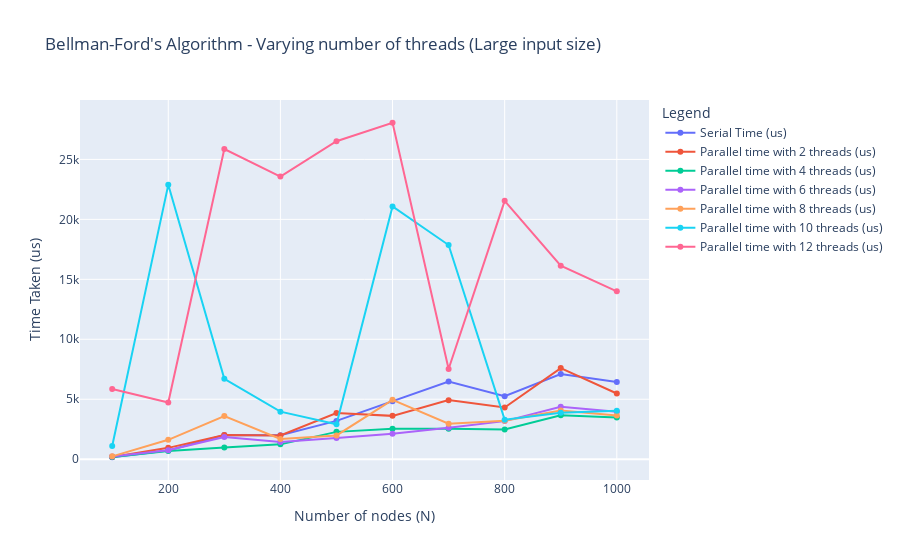

The code cell stored with this chart in its notebook:
### Code cell
bellman_ford_fig = plot_graph("bellman_ford_time.csv", "Bellman-Ford's Algorithm", True)
bellman_ford_fig.show()

### Figure 1 — Plotly figure (JSON) as saved in the notebook; plotly's stock layout.template omitted (floating-point values rounded to 4 significant figures)
{"data": [{"hovertemplate": "Legend=Serial Time (us)<br>Number of nodes (N)=%{x}<br>Time Taken (us)=%{y}<extra></extra>", "legendgroup": "Serial Time (us)", "line": {"color": "#636efa", "dash": "solid"}, "marker": {"symbol": "circle"}, "mode": "markers+lines", "name": "Serial Time (us)", "orientation": "v", "showlegend": true, "type": "scatter", "x": [100, 200, 300, 400, 500, 600, 700, 800, 900, 1000], "xaxis": "x", "y": [162, 727, 2010, 1993, 3194, 4830, 6482, 5259, 7096, 6444], "yaxis": "y"}, {"hovertemplate": "Legend=Parallel time with 2 threads (us)<br>Number of nodes (N)=%{x}<br>Time Taken (us)=%{y}<extra></extra>", "legendgroup": "Parallel time with 2 threads (us)", "line": {"color": "#EF553B", "dash": "solid"}, "marker": {"symbol": "circle"}, "mode": "markers+lines", "name": "Parallel time with 2 threads (us)", "orientation": "v", "showlegend": true, "type": "scatter", "x": [100, 200, 300, 400, 500, 600, 700, 800, 900, 1000], "xaxis": "x", "y": [190, 945, 2019, 1973, 3850, 3613, 4926, 4312, 7596, 5478], "yaxis": "y"}, {"hovertemplate": "Legend=Parallel time with 4 threads (us)<br>Number of nodes (N)=%{x}<br>Time Taken (us)=%{y}<extra></extra>", "legendgroup": "Parallel time with 4 threads (us)", "line": {"color": "#00cc96", "dash": "solid"}, "marker": {"symbol": "circle"}, "mode": "markers+lines", "name": "Parallel time with 4 threads (us)", "orientation": "v", "showlegend": true, "type": "scatter", "x": [100, 200, 300, 400, 500, 600, 700, 800, 900, 1000], "xaxis": "x", "y": [175, 690, 965, 1237, 2279, 2538, 2539, 2486, 3666, 3483], "yaxis": "y"}, {"hovertemplate": "Legend=Parallel time with 6 threads (us)<br>Number of nodes (N)=%{x}<br>Time Taken (us)=%{y}<extra></extra>", "legendgroup": "Parallel time with 6 threads (us)", "line": {"color": "#ab63fa", "dash": "solid"}, "marker": {"symbol": "circle"}, "mode": "markers+lines", "name": "Parallel time with 6 threads (us)", "orientation": "v", "showlegend": true, "type": "scatter", "x": [100, 200, 300, 400, 500, 600, 700, 800, 900, 1000], "xaxis": "x", "y": [232, 746, 1842, 1440, 1776, 2131, 2627, 3175, 4374, 3958], "yaxis": "y"}, {"hovertemplate": "Legend=Parallel time with 8 threads (us)<br>Number of nodes (N)=%{x}<br>Time Taken (us)=%{y}<extra></extra>", "legendgroup": "Parallel time with 8 threads (us)", "line": {"color": "#FFA15A", "dash": "solid"}, "marker": {"symbol": "circle"}, "mode": "markers+lines", "name": "Parallel time with 8 threads (us)", "orientation": "v", "showlegend": true, "type": "scatter", "x": [100, 200, 300, 400, 500, 600, 700, 800, 900, 1000], "xaxis": "x", "y": [237, 1615, 3593, 1681, 1982, 4951, 2961, 3216, 4054, 3649], "yaxis": "y"}, {"hovertemplate": "Legend=Parallel time with 10 threads (us)<br>Number of nodes (N)=%{x}<br>Time Taken (us)=%{y}<extra></extra>", "legendgroup": "Parallel time with 10 threads (us)", "line": {"color": "#19d3f3", "dash": "solid"}, "marker": {"symbol": "circle"}, "mode": "markers+lines", "name": "Parallel time with 10 threads (us)", "orientation": "v", "showlegend": true, "type": "scatter", "x": [100, 200, 300, 400, 500, 600, 700, 800, 900, 1000], "xaxis": "x", "y": [1105, 22880, 6707, 3965, 2909, 21077, 17862, 3299, 3882, 4038], "yaxis": "y"}, {"hovertemplate": "Legend=Parallel time with 12 threads (us)<br>Number of nodes (N)=%{x}<br>Time Taken (us)=%{y}<extra></extra>", "legendgroup": "Parallel time with 12 threads (us)", "line": {"color": "#FF6692", "dash": "solid"}, "marker": {"symbol": "circle"}, "mode": "markers+lines", "name": "Parallel time with 12 threads (us)", "orientation": "v", "showlegend": true, "type": "scatter", "x": [100, 200, 300, 400, 500, 600, 700, 800, 900, 1000], "xaxis": "x", "y": [5858, 4735, 25867, 23573, 26518, 28058, 7521, 21544, 16131, 13996], "yaxis": "y"}], "layout": {"autosize": true, "legend": {"title": {"text": "Legend"}, "tracegroupgap": 0}, "title": {"text": "Bellman-Ford's Algorithm - Varying number of threads (Large input size)"}, "xaxis": {"anchor": "y", "autorange": true, "domain": [0, 1], "range": [41.73, 1058.0], "title": {"text": "Number of nodes (N)"}, "type": "linear"}, "yaxis": {"anchor": "x", "autorange": true, "domain": [0, 1], "range": [-2140.0, 30360.0], "title": {"text": "Time Taken (us)"}, "type": "linear"}}}
